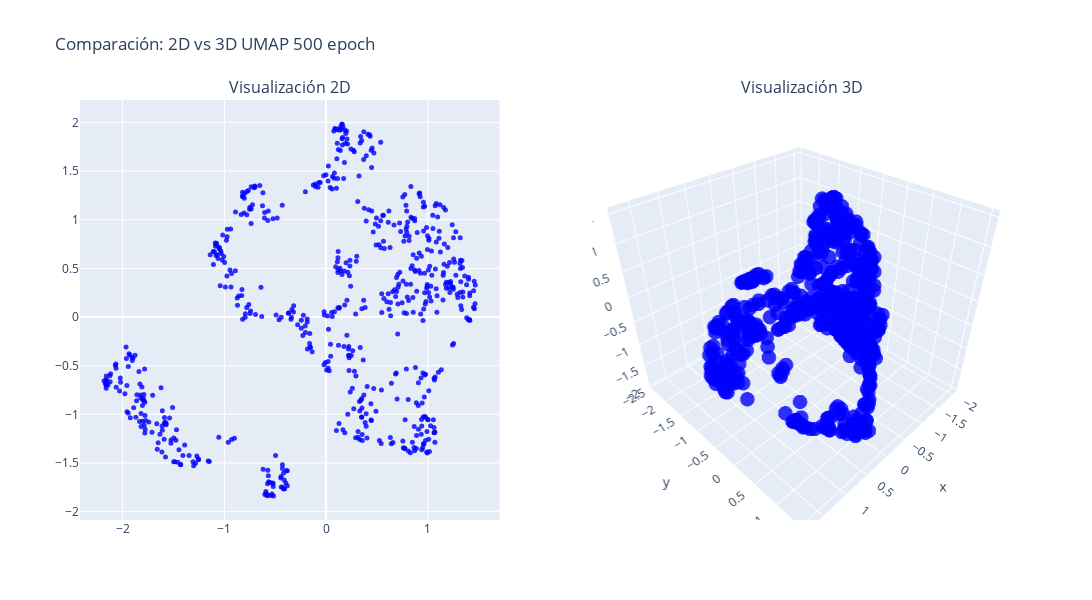

This figure's notebook cell:
### Code cell
# Crear subgráficos: 1 fila, 2 columnas
fig = make_subplots(
    rows=1, cols=2,
    specs=[[{'type': 'scatter'}, {'type': 'scatter3d'}]],
    subplot_titles=('Visualización 2D', 'Visualización 3D')
)

# Añadir el gráfico 2D (ignorando la tercera dimensión)
fig.add_trace(
    go.Scatter(
        x=all_weights_first_layer_mod["umap_2d_0"],
        y=all_weights_first_layer_mod["umap_2d_1"],
        mode='markers',
        marker=dict(size=5, opacity=0.8, color="blue"),
        showlegend = False  # Desactivar la leyenda para el segundo gráfico
    ),
    row=1, col=1
)

# Añadir el gráfico 3D
fig.add_trace(
    go.Scatter3d(
        x=all_weights_first_layer_mod["umap_3d_0"],
        y=all_weights_first_layer_mod["umap_3d_1"],
        z=all_weights_first_layer_mod["umap_3d_2"],
        mode='markers',
        marker=dict(size=5, opacity=0.8, color="blue"),
        showlegend = False  # Desactivar la leyenda para el segundo gráfico
    ),
    row=1, col=2
)

# Actualizar layout para ajustar el tamaño del gráfico
fig.update_layout(height=600, width=1200, title_text=f"Comparación: 2D vs 3D UMAP {num_epochs} epoch")
fig.update_xaxes(title_text="Componente 1", row=1, col=2)
fig.update_yaxes(title_text="Componente 2", row=1, col=2)

# Mostrando el gráfico
fig.show()

### Figure 1 — Plotly figure (JSON) as saved in the notebook; plotly's stock layout.template omitted (floating-point values rounded to 4 significant figures; data arrays with more than 128 entries replaced by an {"elided": "..."} marker saying what was removed)
{"data": [{"marker": {"color": "blue", "opacity": 0.8, "size": 5}, "mode": "markers", "showlegend": false, "type": "scatter", "x": {"elided": "640 float values"}, "xaxis": "x", "y": {"elided": "640 float values"}, "yaxis": "y"}, {"marker": {"color": "blue", "opacity": 0.8, "size": 5}, "mode": "markers", "scene": "scene", "showlegend": false, "type": "scatter3d", "x": {"elided": "640 float values"}, "y": {"elided": "640 float values"}, "z": {"elided": "640 float values"}}], "layout": {"annotations": [{"font": {"size": 16}, "showarrow": false, "text": "Visualización 2D", "x": 0.225, "xanchor": "center", "xref": "paper", "y": 1, "yanchor": "bottom", "yref": "paper"}, {"font": {"size": 16}, "showarrow": false, "text": "Visualización 3D", "x": 0.775, "xanchor": "center", "xref": "paper", "y": 1, "yanchor": "bottom", "yref": "paper"}], "height": 600, "scene": {"domain": {"x": [0.55, 1], "y": [0, 1]}}, "title": {"text": "Comparación: 2D vs 3D UMAP 500 epoch"}, "width": 1200, "xaxis": {"anchor": "y", "domain": [0, 0.45]}, "yaxis": {"anchor": "x", "domain": [0, 1]}}}
